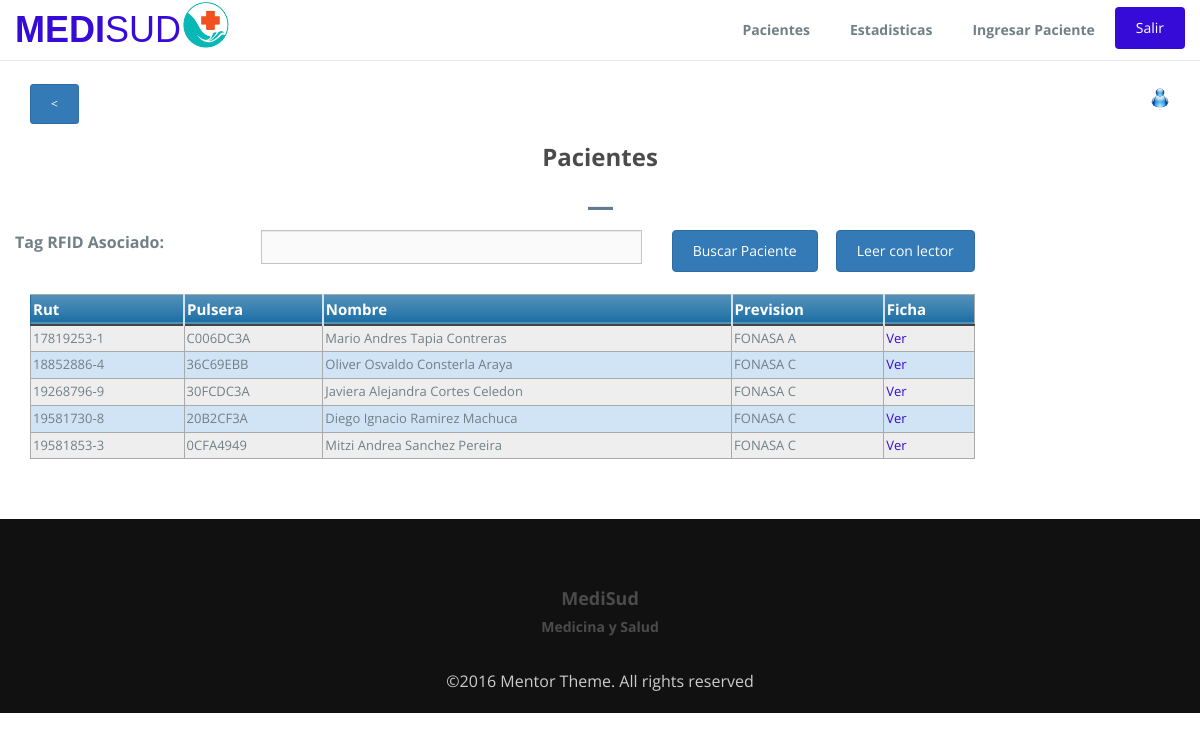
Before: /pacientes.php with the older database file.
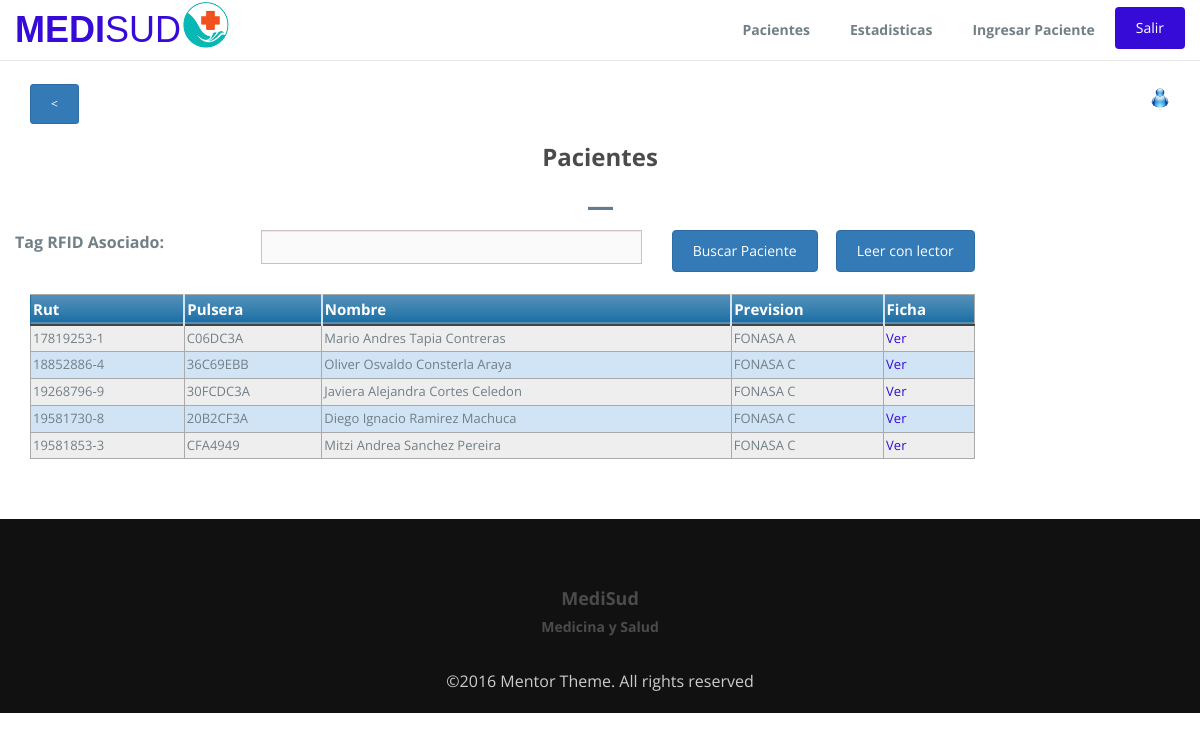
After: the same page with the newer database file.
### tables this page shows
CREATE TABLE `paciente` (
  `Rut` int(8) NOT NULL,
  `Dv` varchar(1) NOT NULL,
  `Nombre` varchar(80) NOT NULL,
  `FechaNac` varchar(10) NOT NULL,
  `Sexo` char(1) NOT NULL,
  `Domicilio` varchar(80) NOT NULL,
  `Comuna` varchar(30) NOT NULL,
  `Localidad` varchar(20) NOT NULL,
  `Fono` int(9) NOT NULL,
  `Prevision` varchar(15) NOT NULL,
  `Altura` decimal(3,2) NOT NULL,
  `Peso` decimal(5,2) NOT NULL,
  `TipoSangre` char(2) NOT NULL,
  `FactorRH` char(8) NOT NULL,
  `alergias` varchar(100) NOT NULL,
  `NombreFamiliar` varchar(80) NOT NULL,
  `TelefonoFamiliar` int(9) NOT NULL,
  `NombreFamiliar2` varchar(80) NOT NULL,
  `TelefonoFamiliar2` int(9) NOT NULL,
  `NombreFamiliar3` varchar(80) NOT NULL,
  `TelefonoFamiliar3` int(9) NOT NULL,
  `CodRFID` varchar(16) NOT NULL
);

### pacientes.php (the view, shortened to what this page needs)
<!DOCTYPE html>
<html lang="en">
  <head>
    <link rel="stylesheet" type="text/css" href="css/font-awesome.min.css">
    <link rel="stylesheet" type="text/css" href="css/bootstrap.min.css">
    <link rel="stylesheet" type="text/css" href="css/imagehover.min.css">
    <link rel="stylesheet" type="text/css" href="css/style.css">
    <link rel="stylesheet" type="text/css" href="css/tabla.css">
  </head>
  <body>
    <nav class="navbar navbar-default navbar-fixed-top">
      <div class="container">
        <div class="navbar-header">
            <a class="navbar-brand" href="accesoMed.php">MEDI<span>SUD</span></a><img src="img/logo2.png" width="50" />
        </div>
        <div class="collapse navbar-collapse" id="myNavbar">
        <ul class="nav navbar-nav navbar-right">
          <li><a href="pacientes.php">Pacientes</a></li>
          <li><a href="estadisticas.php">Estadisticas</a></li>
          <li><a href="formPac.php">Ingresar Paciente</a></li>
          <li><form action="pacientes.php" method="post">
                  <button type="submit" class="btn btn-green btn-block btn-flat" name="salir" style="margin-top:10%">Salir</button>
          </form>
          </li>
        </ul>
        </div>
      </div>
    </nav>
    <section id ="contact" class="section-padding">
      <div class="container">
        <?php
            echo '<br><div class="row">
                    <div class="col-md-1">
                        <form action="accesoMed.php">
                            <button type="submit" class="btn btn-primary btn-xs"> < </button>
                        </form>
                    </div>
                    <div class="col-md-11">
                        <p style="text-align:right"><img src="img/blue.png" width="20" />'.$_SESSION['nombre'].'</p>
                    </div>
                </div>';
        ?>
        <div class="row">
          <div class="header-section text-center">
            <h2>Pacientes</h2>
            <hr class="bottom-line">
          </div>
            <div class="row">
              <div class="col-lg-10">
                    <form id="form1" name="form1" method="get" class="form-horizontal mitad" action="ficha.php">
                        <div class="form-group row" style="margin-right: 0">
                            <label class="col-xs-3 col-form-label">Tag RFID Asociado:</label>
                            <div class="col-xs-5">
                              <input class="form-control" type="text" min="0" maxlength="20" id="tag" name="tag" />
                            </div>
                            <div class="col-xs-2 ">
                                <button type="submit" name="buscar" class="btn btn-primary">Buscar Paciente</button>
                            </div>
                            <div class="col-xs-2 ">
                                <a href="lector.php" class="btn btn-primary">Leer con lector</a>
                            </div>
                        </div>
                    </form>
                </div>
            </div>
          <div class="container">
            <div class="row">
                <div class="col-lg-10">
                    <?php
                        require 'conexion.php';
                        $sql = "select * from paciente";
                        $result = $conn->query($sql);
                        if($result->num_rows > 0){
                            echo'<table class="pacientes" align="center">
                            <thead>
                            <tr>
                            <th>Rut</th>
                            <th>Pulsera</th>
                            <th>Nombre</th>
                            <th>Prevision</th>
                            <th>Ficha</th>
                            </tr>
                            </thead>
                            <tbody>';
                            while($row = $result->fetch_assoc()){
                                echo '<tr>
                                <td>'. $row['Rut'] . "-". $row['Dv'].'</td>
                                <td>'.$row['CodRFID'].'</td>
                                <td>'. $row['Nombre'].'</td>
                                <td>'.$row['Prevision'].'</td>
                                <td>'. '<a href = "ficha.php?tag='. $row["CodRFID"].'"> Ver </a>'.'</td>
                                </tr>';
                            }
                            echo '</tbody></table>';
                        }else{
                            echo '<center><h2>No hay pacientes registrados</h2></center>';
                        }
                    ?>
                </div>
            </div>
        </div>
        </div>
      </div>
    </section>
    <footer id="footer" class="footer">
      <div class="container text-center">
      <h4>MediSud</h4>
      <h5>Medicina y Salud</h5>
      <br>©2016 Mentor Theme. All rights reserved
      </div>
    </footer>
  </body>
</html>

Changed rows visible on the page:
changed paciente "Mario Andres Tapia Contreras": CodRFID "C006DC3A" → "C06DC3A"
changed paciente "Mitzi Andrea Sanchez Pereira": CodRFID "0CFA4949" → "CFA4949"
